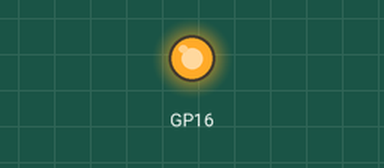
The program below on a simulated Raspberry Pi Pico running MicroPython. On the bench: output pins drawn as LEDs (lit = HIGH). At 2.0 s the program stops and its outputs stay as they are.

Above: at 0.1 s.
At 1.1 s:
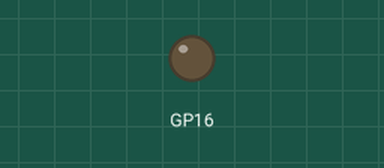
Timing chart, 0 to 2.6 s (numbered marks = the images above):
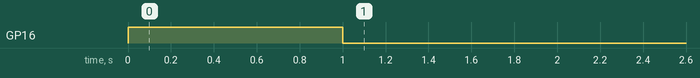

Measured:
- by itself, GP16: LOW → HIGH at 0.00 s, → LOW 1.0 s later

The program:

P21_Abstraction.py
```python
# File: main.py
# Author: Armstrong Subero
# Platform: Raspberry Pi Pico (RP2040) with MicroPython
# Program: P21_Abstraction_Simulated
# Interpreter: MicroPython (latest version)
# Program Version: 1.0
#
# Program Description: This program demonstrates a simulated abstraction
#                      by defining a base class 'LEDController' with methods
#                      'on', 'off', and 'blink'. The 'SimpleLED' class
#                      implements these methods.
#                      This simulation is used as MicroPython does not support
#                      abstract base classes like in standard Python.
#
# Hardware Description: An LED is connected to pin 16
#
# Created: August 24th, 2024, 11:00 PM
# Last Updated: August 24th, 2024, 11:00 PM

from machine import Pin
import utime

# Simulating an abstract base class
class LEDController:

    def on(self):
        raise NotImplementedError("Subclasses should implement this method")

    def off(self):
        raise NotImplementedError("Subclasses should implement this method")

    def blink(self, delay):
        raise NotImplementedError("Subclasses should implement this method")

# Concrete class that implements the abstract methods
class SimpleLED(LEDController):
    def __init__(self, pin_number):
        self.led = Pin(pin_number, Pin.OUT)

    def on(self):
        self.led.value(1)

    def off(self):
        self.led.value(0)

    def blink(self, delay):
        self.on()
        utime.sleep(delay)
        self.off()
        utime.sleep(delay)

# Usage
led = SimpleLED(16)
led.blink(1)
```
